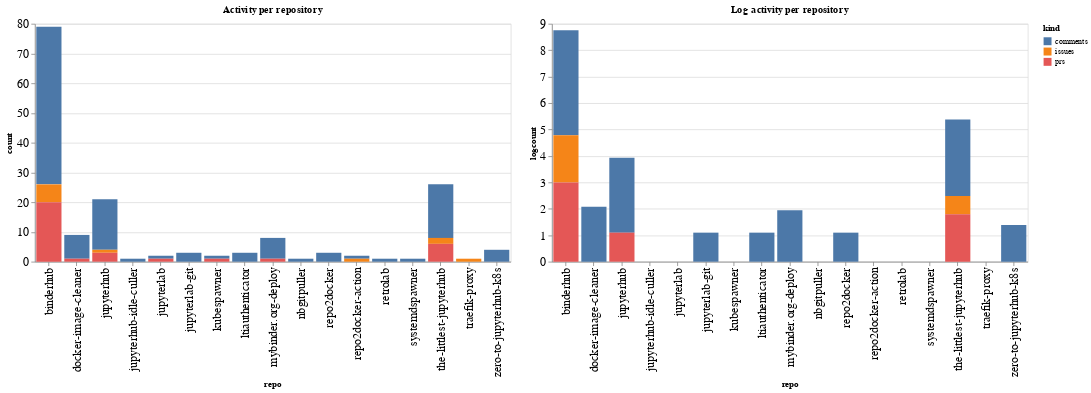

Notebook source saved alongside this figure:
### Code cell
ch1 = alt.Chart(repo_summaries, width=600, title="Activity per repository").mark_bar().encode(
    x='repo',
    y='count',
    color='kind',
    tooltip="kind"
)

ch2 = alt.Chart(repo_summaries, width=600, title="Log activity per repository").mark_bar().encode(
    x='repo',
    y='logcount',
    color='kind',
    tooltip="kind"
)

ch1 | ch2

### Figure 1 — Vega-Lite specification as saved in the notebook (floating-point values rounded to 4 significant figures)
{"config": {"axisLeft": {"labelFontSize": 15}, "axisBottom": {"labelFontSize": 15}}, "hconcat": [{"mark": "bar", "encoding": {"color": {"type": "nominal", "field": "kind"}, "tooltip": {"type": "nominal", "field": "kind"}, "x": {"type": "nominal", "field": "repo"}, "y": {"type": "quantitative", "field": "count"}}, "title": "Activity per repository", "width": 600}, {"mark": "bar", "encoding": {"color": {"type": "nominal", "field": "kind"}, "tooltip": {"type": "nominal", "field": "kind"}, "x": {"type": "nominal", "field": "repo"}, "y": {"type": "quantitative", "field": "logcount"}}, "title": "Log activity per repository", "width": 600}], "data": {"name": "data-cad39b21d1a412688296cc1ce042d569"}, "$schema": "https://vega.github.io/schema/vega-lite/v4.8.1.json", "datasets": {"data-cad39b21d1a412688296cc1ce042d569": [{"repo": "binderhub", "kind": "comments", "count": 53, "logcount": 3.97}, {"repo": "binderhub", "kind": "issues", "count": 6, "logcount": 1.792}, {"repo": "binderhub", "kind": "prs", "count": 20, "logcount": 2.996}, {"repo": "docker-image-cleaner", "kind": "comments", "count": 8, "logcount": 2.079}, {"repo": "docker-image-cleaner", "kind": "prs", "count": 1, "logcount": 0.0}, {"repo": "jupyterhub", "kind": "comments", "count": 17, "logcount": 2.833}, {"repo": "jupyterhub", "kind": "issues", "count": 1, "logcount": 0.0}, {"repo": "jupyterhub", "kind": "prs", "count": 3, "logcount": 1.099}, {"repo": "jupyterhub-idle-culler", "kind": "comments", "count": 1, "logcount": 0.0}, {"repo": "jupyterlab", "kind": "comments", "count": 1, "logcount": 0.0}, {"repo": "jupyterlab", "kind": "prs", "count": 1, "logcount": 0.0}, {"repo": "jupyterlab-git", "kind": "comments", "count": 3, "logcount": 1.099}, {"repo": "kubespawner", "kind": "comments", "count": 1, "logcount": 0.0}, {"repo": "kubespawner", "kind": "prs", "count": 1, "logcount": 0.0}, {"repo": "ltiauthenticator", "kind": "comments", "count": 3, "logcount": 1.099}, {"repo": "mybinder.org-deploy", "kind": "comments", "count": 7, "logcount": 1.946}, {"repo": "mybinder.org-deploy", "kind": "prs", "count": 1, "logcount": 0.0}, {"repo": "nbgitpuller", "kind": "comments", "count": 1, "logcount": 0.0}, {"repo": "repo2docker", "kind": "comments", "count": 3, "logcount": 1.099}, {"repo": "repo2docker-action", "kind": "comments", "count": 1, "logcount": 0.0}, {"repo": "repo2docker-action", "kind": "issues", "count": 1, "logcount": 0.0}, {"repo": "retrolab", "kind": "comments", "count": 1, "logcount": 0.0}, {"repo": "systemdspawner", "kind": "comments", "count": 1, "logcount": 0.0}, {"repo": "the-littlest-jupyterhub", "kind": "comments", "count": 18, "logcount": 2.89}, {"repo": "the-littlest-jupyterhub", "kind": "issues", "count": 2, "logcount": 0.6931}, {"repo": "the-littlest-jupyterhub", "kind": "prs", "count": 6, "logcount": 1.792}, {"repo": "traefik-proxy", "kind": "issues", "count": 1, "logcount": 0.0}, {"repo": "zero-to-jupyterhub-k8s", "kind": "comments", "count": 4, "logcount": 1.386}]}}
